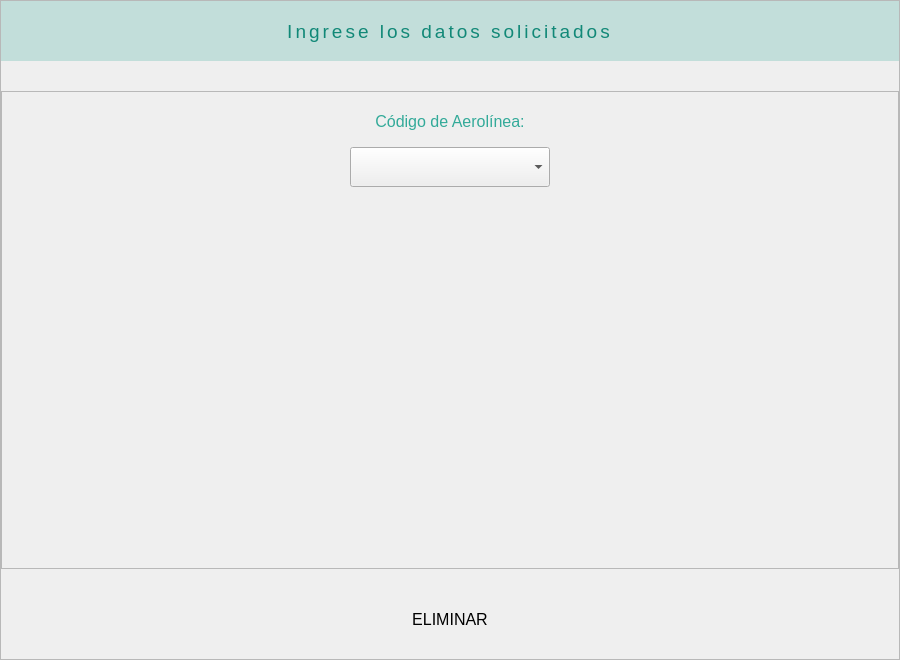
            <widget class="QWidget" name="delAPanel">
             <layout class="QHBoxLayout" name="horizontalLayout_15">
              <property name="spacing">
               <number>0</number>
              </property>
              <property name="leftMargin">
               <number>0</number>
              </property>
              <property name="topMargin">
               <number>0</number>
              </property>
              <property name="rightMargin">
               <number>0</number>
              </property>
              <property name="bottomMargin">
               <number>0</number>
              </property>
              <item>
               <widget class="QFrame" name="delMain_2">
                <property name="minimumSize">
                 <size>
                  <width>900</width>
                  <height>660</height>
                 </size>
                </property>
                <property name="frameShape">
                 <enum>QFrame::StyledPanel</enum>
                </property>
                <property name="frameShadow">
                 <enum>QFrame::Raised</enum>
                </property>
                <layout class="QVBoxLayout" name="verticalLayout_11">
                 <property name="spacing">
                  <number>30</number>
                 </property>
                 <property name="leftMargin">
                  <number>0</number>
                 </property>
                 <property name="topMargin">
                  <number>0</number>
                 </property>
                 <property name="rightMargin">
                  <number>0</number>
                 </property>
                 <property name="bottomMargin">
                  <number>0</number>
                 </property>
                 <item>
                  <widget class="QLabel" name="delTittle_2">
                   <property name="minimumSize">
                    <size>
                     <width>0</width>
                     <height>60</height>
                    </size>
                   </property>
                   <property name="maximumSize">
                    <size>
                     <width>16777215</width>
                     <height>60</height>
                    </size>
                   </property>
                   <property name="font">
                    <font>
                     <pointsize>14</pointsize>
                    </font>
                   </property>
                   <property name="styleSheet">
                    <string notr="true">color: #187;
letter-spacing: 3px;
background: #33119988;
border-radius: 0;</string>
                   </property>
                   <property name="text">
                    <string>Ingrese los datos solicitados</string>
                   </property>
                   <property name="alignment">
                    <set>Qt::AlignCenter</set>
                   </property>
                  </widget>
                 </item>
                 <item>
                  <widget class="QFrame" name="delForm_2">
                   <property name="frameShape">
                    <enum>QFrame::StyledPanel</enum>
                   </property>
                   <property name="frameShadow">
                    <enum>QFrame::Raised</enum>
                   </property>
                   <layout class="QGridLayout" name="gridLayout_10">
                    <item row="2" column="0">
                     <spacer name="verticalSpacer_3">
                      <property name="orientation">
                       <enum>Qt::Vertical</enum>
                      </property>
                      <property name="sizeHint" stdset="0">
                       <size>
                        <width>20</width>
                        <height>40</height>
                       </size>
                      </property>
                     </spacer>
                    </item>
                    <item row="0" column="0">
                     <widget class="QLabel" name="delLabel1_2">
                      <property name="minimumSize">
                       <size>
                        <width>100</width>
                        <height>40</height>
                       </size>
                      </property>
                      <property name="maximumSize">
                       <size>
                        <width>200</width>
                        <height>40</height>
                       </size>
                      </property>
                      <property name="font">
                       <font>
                        <pointsize>12</pointsize>
                       </font>
                      </property>
                      <property name="styleSheet">
                       <string notr="true">color: #3a9;
border: none;
padding: 0 10px;</string>
                      </property>
                      <property name="text">
                       <string>Código de Aerolínea:</string>
                      </property>
                      <property name="alignment">
                       <set>Qt::AlignCenter</set>
                      </property>
                     </widget>
                    </item>
                    <item row="1" column="0">
                     <widget class="QComboBox" name="codeADelInput">
                      <property name="minimumSize">
                       <size>
                        <width>0</width>
                        <height>40</height>
                       </size>
                      </property>
                     </widget>
                    </item>
                   </layout>
                  </widget>
                 </item>
                 <item>
                  <widget class="QFrame" name="delButtons_2">
                   <property name="minimumSize">
                    <size>
                     <width>0</width>
                     <height>60</height>
                    </size>
                   </property>
                   <property name="maximumSize">
                    <size>
                     <width>16777215</width>
                     <height>60</height>
                    </size>
                   </property>
                   <property name="styleSheet">
                    <string notr="true">border: none;</string>
                   </property>
                   <property name="frameShape">
                    <enum>QFrame::StyledPanel</enum>
                   </property>
                   <property name="frameShadow">
                    <enum>QFrame::Raised</enum>
                   </property>
                   <layout class="QHBoxLayout" name="horizontalLayout_8">
                    <property name="spacing">
                     <number>0</number>
                    </property>
                    <property name="leftMargin">
                     <number>0</number>
                    </property>
                    <property name="topMargin">
                     <number>0</number>
                    </property>
                    <property name="rightMargin">
                     <number>0</number>
                    </property>
                    <property name="bottomMargin">
                     <number>20</number>
                    </property>
                    <item>
                     <widget class="QPushButton" name="delAButton">
                      <property name="minimumSize">
                       <size>
                        <width>200</width>
                        <height>40</height>
                       </size>
                      </property>
                      <property name="maximumSize">
                       <size>
                        <width>300</width>
                        <height>16777215</height>
                       </size>
                      </property>
                      <property name="font">
                       <font>
                        <pointsize>12</pointsize>
                       </font>
                      </property>
                      <property name="text">
                       <string>ELIMINAR</string>
                      </property>
                     </widget>
                    </item>
                   </layout>
                  </widget>
                 </item>
                </layout>
               </widget>
              </item>
             </layout>
            </widget>
